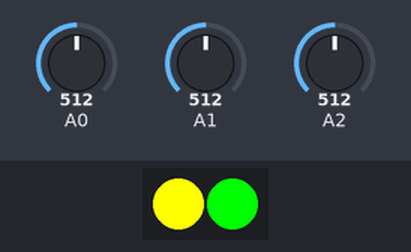
This sketch was run on a simulated Arduino Uno, built with avr-gcc and run on an emulated ATmega328P. Parts: 2 RGB LEDs in strip order, left to right. Inputs (shaded band) come from the test bench; at power-on: A0 = 512, A1 = 512, A2 = 512. What the sketch prints to the serial monitor is not drawn.

Above: at 2.7 s.
2.8 s: A0 set to 482
At 5.0 s:
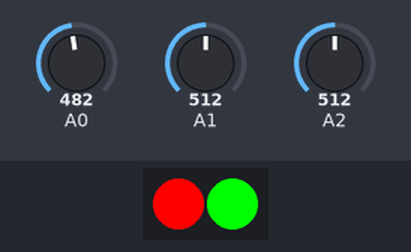
5.4 s: A1 set to 490
At 7.8 s:
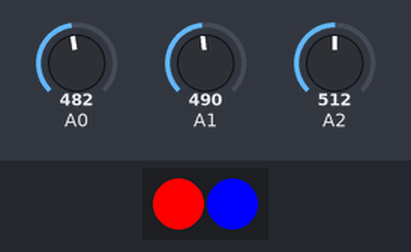
8.6 s: A0 set to 1023
At 9.0 s:
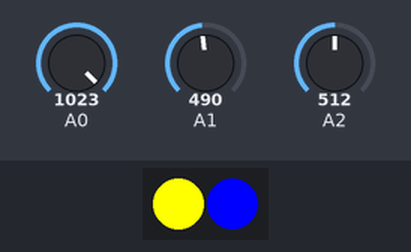
11.2 s: A0 set to 490
At 12.5 s:
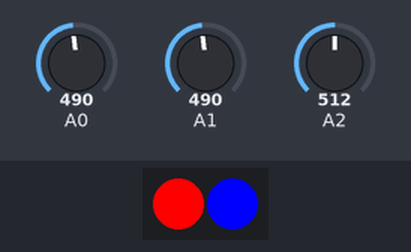
13.8 s: A0 set to 510
At 14.8 s:
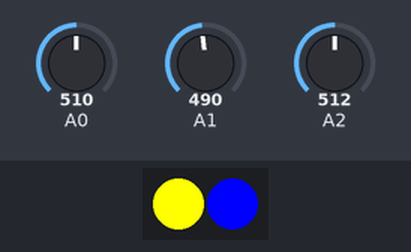
Timing chart, 0 to 16.8 s (numbered marks = the images above; inputs shaded):
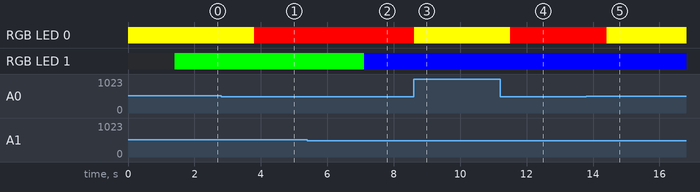

Measured:
- the behaviour switches between 501 and 500 on A0 (found by bisection; images 0 and 1)
- the behaviour switches between 501 and 500 on A1 (found by bisection; images 1 and 2)
- after the input at 2.8 s, RGB LED 0: RGB(255, 255, 0) → RGB(255, 0, 0) after 1.0 s
- after the input at 5.4 s, RGB LED 1: RGB(0, 255, 0) → RGB(0, 0, 255) after 1.7 s
- after the input at 8.6 s, RGB LED 0: RGB(255, 0, 0) → RGB(255, 255, 0) at once
- after the input at 11.2 s, RGB LED 0: RGB(255, 255, 0) → RGB(255, 0, 0) after 0.31 s
- after the input at 13.8 s, RGB LED 0: RGB(255, 0, 0) → RGB(255, 255, 0) after 0.62 s

The sketch:

ACC_PIXEL.ino
```cpp
#include <Adafruit_NeoPixel.h>

#define PIN 6
#define LED_COUNT 2

Adafruit_NeoPixel leds = Adafruit_NeoPixel(LED_COUNT, PIN, NEO_GRB + NEO_KHZ800);

int x, y, z;

void setup() {
  // put your setup code here, to run once:
  leds.begin();
  leds.show();
  Serial.begin(9600);
}

int counter = 0;

void loop() {
  // put your main code here, to run repeatedly:

  x = analogRead(0);
  y = analogRead(1);
  z = analogRead(2);
  Serial.print("Accelerations x, y, z: ");
  Serial.print(x, DEC);
  Serial.print(" ");
  Serial.print(y, DEC);
  Serial.print(" ");
  Serial.println(z, DEC);
  counter++;

  if(x > 500) {
//      rainbow(1);
      leds.setPixelColor (0, 255, 255, 0); //YELLOW
      leds.show();
      delay(200);
      Serial.print("Accelerations x, y, z: ");
      Serial.print(x, DEC);
      Serial.print(" ");
      Serial.print(y, DEC);
      Serial.print(" ");
      Serial.print(z, DEC);
      Serial.print(" ==> XCOLOR: ");
//      Serial.println("Rainbow");
      Serial.print("YELLOW");
      delay(200);
      delay(1000);

      if(y > 500) {
          leds.setPixelColor (1, 0, 255, 0); //GREEN
          leds.show();
          delay(200);
          Serial.print(" ==> YCOLOR: ");
          Serial.println("GREEN");
          delay(200);
          }

       else {
          leds.setPixelColor (1, 0, 0, 255); //BLUE
          leds.show();
          delay(200);
          Serial.print(" ==> YCOLOR: ");
          Serial.println("BLUE");
          delay(200);
          delay(1000);
        }
        delay(100);
    }

   else {
      leds.setPixelColor (0, 255, 0, 0); //RED
      leds.show();
      delay(200);
      Serial.print("Accelerations x, y, z: ");
      Serial.print(x, DEC);
      Serial.print(" ");
      Serial.print(y, DEC);
      Serial.print(" ");
      Serial.print(z, DEC);
      Serial.print(" ==> XCOLOR: ");
      Serial.print("RED");
      delay(200);
      delay(1000);

      if(y > 500) {
          leds.setPixelColor (1, 0, 255, 0); //GREEN
          leds.show();
          delay(200);
          Serial.print(" ==> YCOLOR: ");
          Serial.println("GREEN");
          delay(200);
          }

       else {
          leds.setPixelColor (1, 0, 0, 255); //BLUE
          leds.show();
          delay(200);
          Serial.print(" ==> YCOLOR: ");
          Serial.println("BLUE");
          delay(200);
          delay(1000);
          }
        delay(100);
    }
}
//    if(y > 400) {
//    for (int i=0; i<LED_COUNT*5; i++) {
//      leds.setPixelColor (2, 0, 255, 0); //GREEN
//      delay(200);
//      Serial.print("Accelerations x, y, z: ");
//      Serial.print(x, DEC);
//      Serial.print(" ");
//      Serial.print(y, DEC);
//      Serial.print(" ");
//      Serial.print(z, DEC);
//      Serial.print(" ==> COLOR: ");
//      Serial.println("GREEN");
//      delay(200);
//      }
//    }
//   if(y <= 400) {
//   for (int i=0; i<LED_COUNT*5; i++) {
//      leds.setPixelColor (2, 0, 0, 255); //BLUE
//      delay(200);
//      Serial.print("Accelerations x, y, z: ");
//      Serial.print(x, DEC);
//      Serial.print(" ");
//      Serial.print(y, DEC);
//      Serial.print(" ");
//      Serial.print(z, DEC);
//      Serial.print(" ==> COLOR: ");
//      Serial.println("BLUE");
//      delay(200);
//      delay(1000);
//      }
//    }
//    delay(100);
//}

//
//// Prints a rainbow on the ENTIRE LED strip.
////  The rainbow begins at a specified position.
//// ROY G BIV!
//void rainbow(byte startPosition)
//{
//  // Need to scale our rainbow. We want a variety of colors, even if there
//  // are just 10 or so pixels.
//  int rainbowScale = 192 / LED_COUNT;
//
//  // Next we setup each pixel with the right color
//  for (int i=0; i<LED_COUNT; i++)
//  {
//    // There are 192 total colors we can get out of the rainbowOrder function.
//    // It'll return a color between red->orange->green->...->violet for 0-191.
//    leds.setPixelColor(i, rainbowOrder((rainbowScale * (i + startPosition)) % 192));
//  }
//  // Finally, actually turn the LEDs on:
//  leds.show();
//}
//
//// Input a value 0 to 191 to get a color value.
//// The colors are a transition red->yellow->green->aqua->blue->fuchsia->red...
////  Adapted from Wheel function in the Adafruit_NeoPixel library example sketch
//uint32_t rainbowOrder(byte position)
//{
//  // 6 total zones of color change:
//  if (position < 31)  // Red -> Yellow (Red = FF, blue = 0, green goes 00-FF)
//  {
//    return leds.Color(0xFF, position * 8, 0);
//  }
//  else if (position < 63)  // Yellow -> Green (Green = FF, blue = 0, red goes FF->00)
//  {
//    position -= 31;
//    return leds.Color(0xFF - position * 8, 0xFF, 0);
//  }
//  else if (position < 95)  // Green->Aqua (Green = FF, red = 0, blue goes 00->FF)
//  {
//    position -= 63;
//    return leds.Color(0, 0xFF, position * 8);
//  }
//  else if (position < 127)  // Aqua->Blue (Blue = FF, red = 0, green goes FF->00)
//  {
//    position -= 95;
//    return leds.Color(0, 0xFF - position * 8, 0xFF);
//  }
//  else if (position < 159)  // Blue->Fuchsia (Blue = FF, green = 0, red goes 00->FF)
//  {
//    position -= 127;
//    return leds.Color(position * 8, 0, 0xFF);
//  }
//  else  //160 <position< 191   Fuchsia->Red (Red = FF, green = 0, blue goes FF->00)
//  {
//    position -= 159;
//    return leds.Color(0xFF, 0x00, 0xFF - position * 8);
//  }
//}
```
